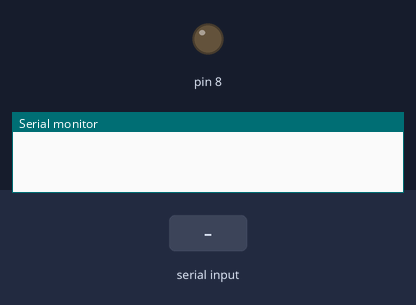
The sketch below on a simulated Arduino Uno, built with avr-gcc and run on an emulated ATmega328P. On the bench: output pins drawn as LEDs (lit = HIGH), the last lines printed to the serial monitor. Inputs (shaded band) come from the test bench.

Above: at 1.2 s.
1.3 s: "1\n" received over Serial
At 2.1 s:
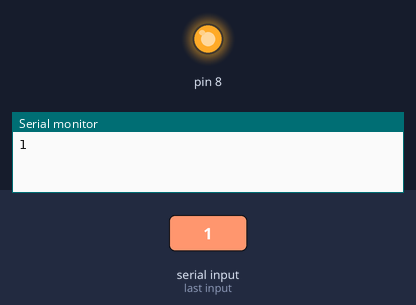
2.8 s: "0\n" received over Serial
At 3.2 s:
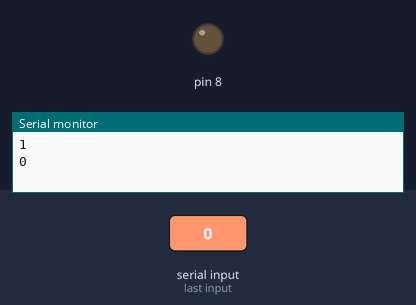
Timing chart, 0 to 5.8 s (numbered marks = the images above; inputs shaded):
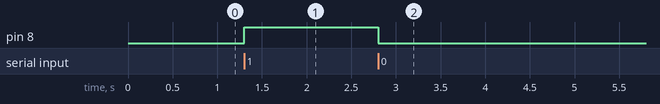

The sketch:

Bluetooth_sensor.ino
```cpp
char Incoming_value = 0;

void setup() {
  Serial.begin(9600);
  pinMode(8,OUTPUT);
  // put your setup code here, to run once:

}

void loop() {
  if(Serial.available() > 0)
  {
    Incoming_value = Serial.read();
    Serial.print(Incoming_value);
    Serial.print("\n");
    if(Incoming_value == '1')
    {
      digitalWrite(8, HIGH);
    }
    else if(Incoming_value == '0')
    digitalWrite(8, LOW);
  }
  // put your main code here, to run repeatedly:

}
```

Measured:
- after the input at 1.3 s, pin 8: LOW → HIGH at once
- after the input at 2.8 s, pin 8: HIGH → LOW at once
